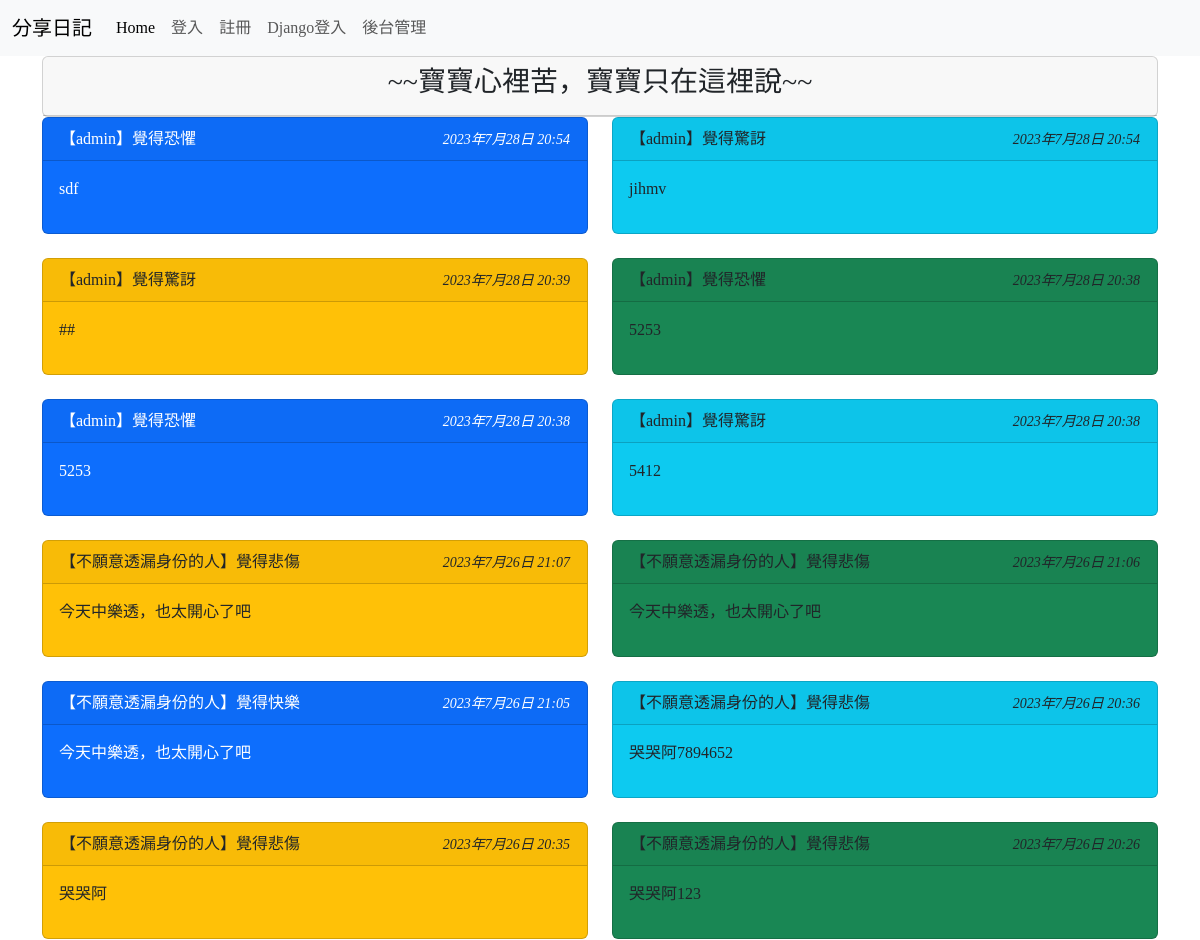
/list2/ (upper part), run on an earlier commit of the app's database.
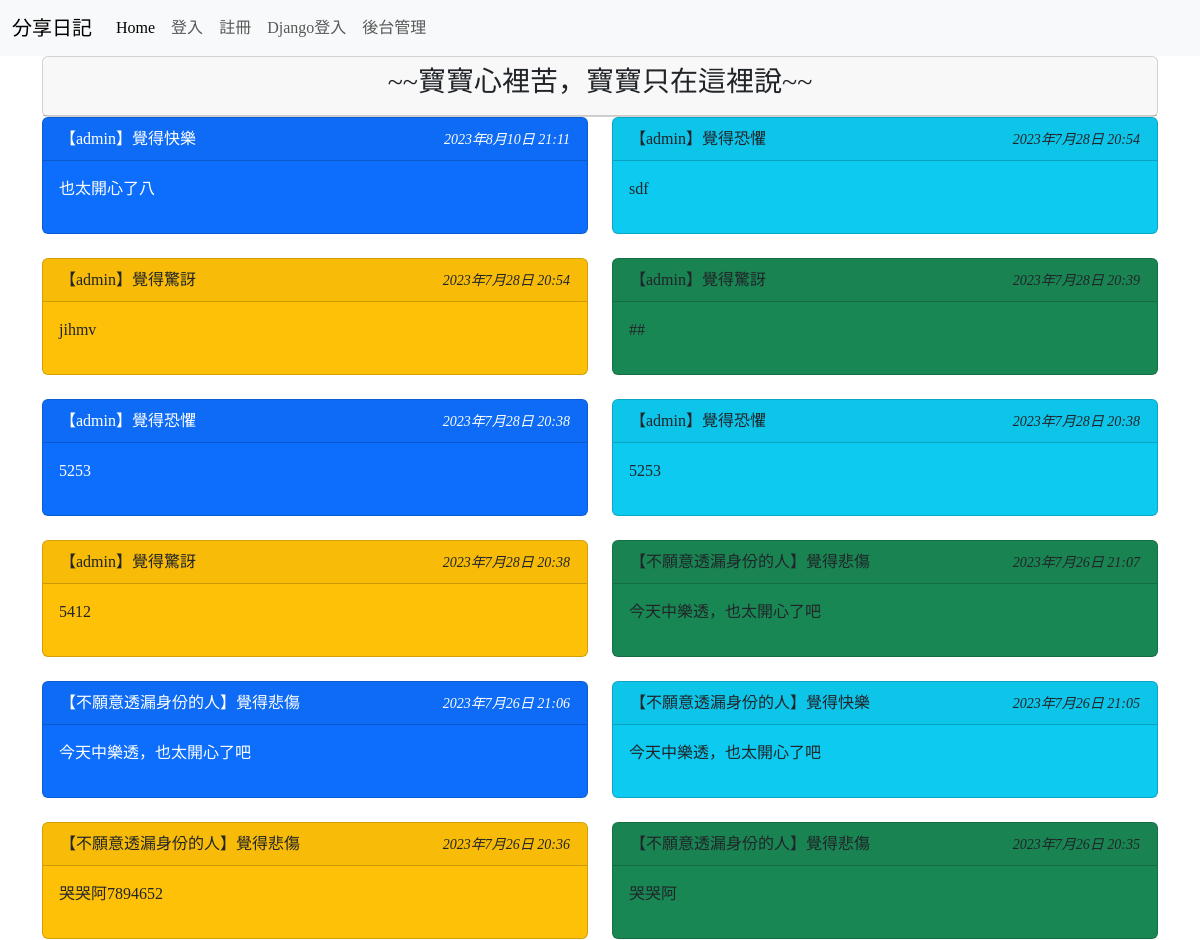
And on a later commit of the database.
### mysite/models.py (models this page shows, shortened)
class Post2(models.Model):
    mood = models.ForeignKey('Mood', on_delete=models.CASCADE)
    nickname = models.CharField(max_length=10, default='不願意透漏身份的人')
    message = models.TextField(null=False)
    del_pass = models.CharField(max_length=10)
    pub_time = models.DateTimeField(auto_now=True)
    enabled = models.BooleanField(default=True)

class Mood(models.Model):
    status = models.CharField(max_length=10, null=False)
    def __str__(self):
        return self.status

### mysite/views.py (the view)
# urls.py: path('list2/', listing2),
def listing2(request):
    posts = models.Post2.objects.filter(enabled=True).order_by('-pub_time')[:150]
    moods = models.Mood.objects.all()
    return render(request, 'listing2.html', locals())

### mysite/templates/listing2.html (shortened to what this page needs)
{% extends 'base1.html' %}
{% block content %}
<div class='container'>
    <div class='row'>
        <div class='col-md-12'>
            <div class='card'>
                <div class='card-header' align=center>
                    <h3>~~寶寶心裡苦，寶寶只在這裡說~~</h3>
                </div>
            </div>
        </div>
    </div>
    <div class='row'>
        {% for p in posts %}
            <div class="col-sm-12 col-md-6">
            <div class='card {%cycle "text-white bg-primary" "bg-info" "bg-warning" "bg-success" %}'>
                <div class='card-header'>
                    <table width='100%'>
                        <tr>
                            <td>
                                【{{ p.nickname }}】覺得{{ p.mood }}
                            </td>
                            <td align=right>
                                <i><small>{{ p.pub_time }}</small></i>
                            </td>
                        </tr>
                    </table>
                </div>
                <div class='card-body'>{{ p.message | linebreaks }}</div>
            </div>
            <br/>
        </div>
    {% endfor %}
    </div>
</div>
{% endblock %}

What changed in the data, as far as the page shows it:
no longer on this page (row unchanged): Post2: nickname "不願意透漏身份的人", mood "悲傷", pub_time "2023年7月26日 20:26", message "哭哭阿123"
added Post2: nickname "admin", mood "快樂", pub_time "2023年8月10日 21:11", message "也太開心了八"
